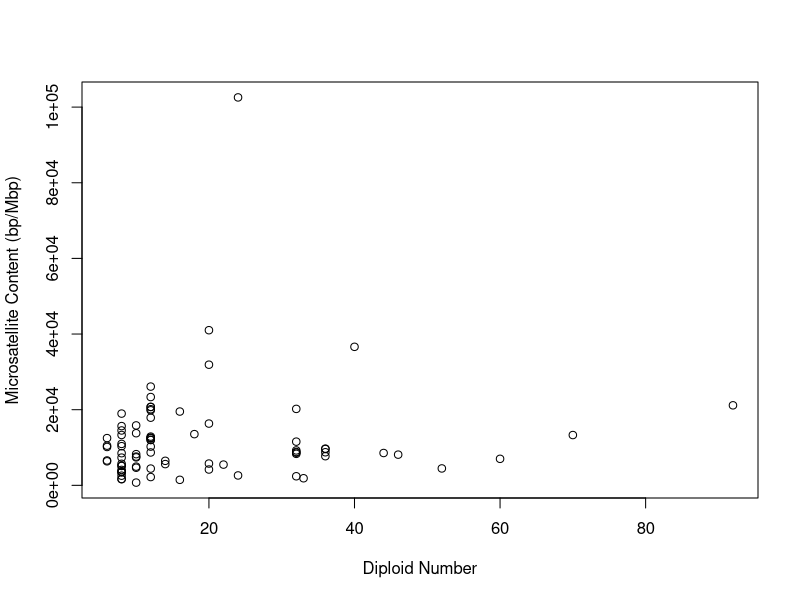

Generate this figure with R:
#read in microsatellite data
dat.mic <- read.csv("../data/micro.vs.chrom.csv", as.is=T)

#read in chromosome data
dat.chroms <- read.csv("../data/data.invert.csv", as.is=T)

#vector of names from chromosome data
chrom.names <- paste(dat.chroms$Genus, dat.chroms$species)

#loop that finds species diploid chromosome number from our data frame
for(i in 1:nrow(dat.mic)){
  # if species in microcounter matches one in chromosome data 
  if(dat.mic$species[i] %in% chrom.names){
    #store the name in vector hit
    hit <- which(chrom.names == dat.mic$species[i])[1]
    #fill in diploid number for those species that have a match in the 
    #chromosome data
    dat.mic$diploid.num[i] <- dat.chroms$Chromosome.number..female..2N[hit]
  }
}

#make a new data frame that will contain only those species with both 
#microsatellite and chromosome number data
dat.intersect <- dat.mic[complete.cases(dat.mic),]

#store the bp/Mbp microsatellite content
bpMbp <- dat.intersect$all/(dat.intersect$gsz/1000000)

#plot the microsatellite content in bp/Mbp and the diploid chromosome number
plot(bpMbp~dat.intersect$diploid.num,
     xlab = "Diploid Number",
     ylab = "Microsatellite Content (bp/Mbp)")

#write the CSV with microsatellite, genome, and diploid chromosome number data
write.csv(dat.intersect, "dat.intersect.csv")
